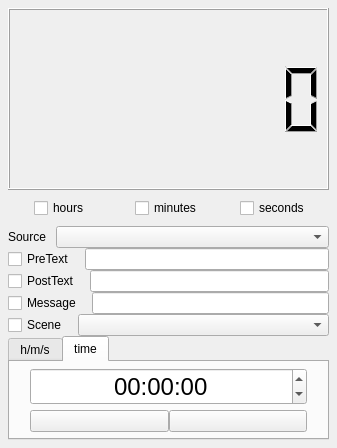
<?xml version="1.0" encoding="UTF-8"?>
<ui version="4.0">
 <class>CountdownTimer</class>
 <widget class="QDockWidget" name="CountdownTimer">
  <property name="geometry">
   <rect>
    <x>0</x>
    <y>0</y>
    <width>337</width>
    <height>448</height>
   </rect>
  </property>
  <property name="windowTitle">
   <string>Countdown Timer</string>
  </property>
  <widget class="QWidget" name="mainLayout">
   <layout class="QGridLayout" name="gridLayout_2" rowstretch="1,0,0,0,0,0,0">
    <property name="leftMargin">
     <number>8</number>
    </property>
    <property name="topMargin">
     <number>8</number>
    </property>
    <property name="rightMargin">
     <number>8</number>
    </property>
    <property name="bottomMargin">
     <number>8</number>
    </property>
    <property name="horizontalSpacing">
     <number>-1</number>
    </property>
    <property name="verticalSpacing">
     <number>0</number>
    </property>
    <item row="0" column="0">
     <widget class="QLCDNumber" name="timeDisplay">
      <property name="autoFillBackground">
       <bool>false</bool>
      </property>
      <property name="lineWidth">
       <number>1</number>
      </property>
      <property name="smallDecimalPoint">
       <bool>false</bool>
      </property>
      <property name="digitCount">
       <number>8</number>
      </property>
      <property name="mode">
       <enum>QLCDNumber::Bin</enum>
      </property>
      <property name="segmentStyle">
       <enum>QLCDNumber::Filled</enum>
      </property>
     </widget>
    </item>
    <item row="1" column="0">
     <layout class="QHBoxLayout" name="selectTimeFormatLayout" stretch="0,0,0">
      <property name="spacing">
       <number>0</number>
      </property>
      <property name="topMargin">
       <number>8</number>
      </property>
      <property name="rightMargin">
       <number>0</number>
      </property>
      <property name="bottomMargin">
       <number>8</number>
      </property>
      <item alignment="Qt::AlignHCenter">
       <widget class="QCheckBox" name="hoursCheckBox">
        <property name="sizePolicy">
         <sizepolicy hsizetype="Preferred" vsizetype="Fixed">
          <horstretch>0</horstretch>
          <verstretch>0</verstretch>
         </sizepolicy>
        </property>
        <property name="text">
         <string>hours</string>
        </property>
       </widget>
      </item>
      <item alignment="Qt::AlignHCenter">
       <widget class="QCheckBox" name="minutesCheckBox">
        <property name="sizePolicy">
         <sizepolicy hsizetype="Preferred" vsizetype="Fixed">
          <horstretch>0</horstretch>
          <verstretch>0</verstretch>
         </sizepolicy>
        </property>
        <property name="toolTipDuration">
         <number>-1</number>
        </property>
        <property name="text">
         <string>minutes</string>
        </property>
       </widget>
      </item>
      <item alignment="Qt::AlignHCenter">
       <widget class="QCheckBox" name="secondsCheckBox">
        <property name="sizePolicy">
         <sizepolicy hsizetype="Preferred" vsizetype="Fixed">
          <horstretch>0</horstretch>
          <verstretch>0</verstretch>
         </sizepolicy>
        </property>
        <property name="text">
         <string>seconds</string>
        </property>
       </widget>
      </item>
     </layout>
    </item>
    <item row="3" column="0">
     <layout class="QHBoxLayout" name="sourceDropDownLayout" stretch="0,0,1">
      <property name="spacing">
       <number>-1</number>
      </property>
      <item>
       <widget class="QLabel" name="textSourceDropdownLabel">
        <property name="text">
         <string>Source</string>
        </property>
        <property name="margin">
         <number>2</number>
        </property>
       </widget>
      </item>
      <item>
       <spacer name="horizontalSpacer_3">
        <property name="orientation">
         <enum>Qt::Horizontal</enum>
        </property>
        <property name="sizeType">
         <enum>QSizePolicy::Fixed</enum>
        </property>
        <property name="sizeHint" stdset="0">
         <size>
          <width>10</width>
          <height>20</height>
         </size>
        </property>
       </spacer>
      </item>
      <item>
       <widget class="QComboBox" name="textSourceDropdownList"/>
      </item>
     </layout>
    </item>
    <item row="4" column="0">
     <layout class="QHBoxLayout" name="preTimerTxtLayout" stretch="0,0,1">
      <property name="spacing">
       <number>-1</number>
      </property>
      <property name="sizeConstraint">
       <enum>QLayout::SetMinimumSize</enum>
      </property>
      <item>
       <widget class="QCheckBox" name="preTimerTxtCheckBox">
        <property name="text">
         <string>PreText</string>
        </property>
       </widget>
      </item>
      <item>
       <spacer name="horizontalSpacer">
        <property name="orientation">
         <enum>Qt::Horizontal</enum>
        </property>
        <property name="sizeType">
         <enum>QSizePolicy::Fixed</enum>
        </property>
        <property name="sizeHint" stdset="0">
         <size>
          <width>10</width>
          <height>20</height>
         </size>
        </property>
       </spacer>
      </item>
      <item>
       <widget class="QLineEdit" name="preTimerTxtLineEdit"/>
      </item>
     </layout>
    </item>
    <item row="5" column="0">
     <layout class="QHBoxLayout" name="postTimerTxtLayout" stretch="0,0,1">
      <property name="spacing">
       <number>-1</number>
      </property>
      <property name="sizeConstraint">
       <enum>QLayout::SetMinimumSize</enum>
      </property>
      <item>
       <widget class="QCheckBox" name="postTimerTxtCheckBox">
        <property name="text">
         <string>PostText</string>
        </property>
       </widget>
      </item>
      <item>
       <spacer name="horizontalSpacer">
        <property name="orientation">
         <enum>Qt::Horizontal</enum>
        </property>
        <property name="sizeType">
         <enum>QSizePolicy::Fixed</enum>
        </property>
        <property name="sizeHint" stdset="0">
         <size>
          <width>10</width>
          <height>20</height>
         </size>
        </property>
       </spacer>
      </item>
      <item>
       <widget class="QLineEdit" name="postTimerTxtLineEdit"/>
      </item>
     </layout>
    </item>
    <item row="6" column="0">
     <layout class="QHBoxLayout" name="endMessageLayout" stretch="0,0,1">
      <property name="spacing">
       <number>-1</number>
      </property>
      <property name="sizeConstraint">
       <enum>QLayout::SetMinimumSize</enum>
      </property>
      <item>
       <widget class="QCheckBox" name="endMessageCheckBox">
        <property name="text">
         <string>Message</string>
        </property>
       </widget>
      </item>
      <item>
       <spacer name="horizontalSpacer">
        <property name="orientation">
         <enum>Qt::Horizontal</enum>
        </property>
        <property name="sizeType">
         <enum>QSizePolicy::Fixed</enum>
        </property>
        <property name="sizeHint" stdset="0">
         <size>
          <width>10</width>
          <height>20</height>
         </size>
        </property>
       </spacer>
      </item>
      <item>
       <widget class="QLineEdit" name="endMessageLineEdit"/>
      </item>
     </layout>
    </item>
    <item row="7" column="0">
     <layout class="QHBoxLayout" name="sceneDropdownLayout" stretch="0,0,1">
      <item>
       <widget class="QCheckBox" name="switchSceneCheckBox">
        <property name="enabled">
         <bool>true</bool>
        </property>
        <property name="text">
         <string>Scene</string>
        </property>
       </widget>
      </item>
      <item>
       <spacer name="horizontalSpacer_2">
        <property name="orientation">
         <enum>Qt::Horizontal</enum>
        </property>
        <property name="sizeType">
         <enum>QSizePolicy::Fixed</enum>
        </property>
        <property name="sizeHint" stdset="0">
         <size>
          <width>10</width>
          <height>20</height>
         </size>
        </property>
       </spacer>
      </item>
      <item>
       <widget class="QComboBox" name="sceneSourceDropdownList"/>
      </item>
     </layout>
    </item>
    <item row="8" column="0">
     <widget class="QTabWidget" name="countdownTypeTabWidget">
      <property name="sizePolicy">
       <sizepolicy hsizetype="Expanding" vsizetype="MinimumExpanding">
        <horstretch>0</horstretch>
        <verstretch>0</verstretch>
       </sizepolicy>
      </property>
      <property name="currentIndex">
       <number>1</number>
      </property>
      <property name="tabsClosable">
       <bool>false</bool>
      </property>
      <widget class="QWidget" name="setCounterPeriod">
       <attribute name="title">
        <string>h/m/s</string>
       </attribute>
       <layout class="QHBoxLayout" name="horizontalLayout_5">
        <property name="spacing">
         <number>-1</number>
        </property>
        <property name="leftMargin">
         <number>0</number>
        </property>
        <property name="topMargin">
         <number>0</number>
        </property>
        <property name="rightMargin">
         <number>0</number>
        </property>
        <property name="bottomMargin">
         <number>0</number>
        </property>
        <item>
         <layout class="QGridLayout" name="gridLayout_4">
          <property name="bottomMargin">
           <number>0</number>
          </property>
          <property name="verticalSpacing">
           <number>0</number>
          </property>
          <item row="0" column="0">
           <layout class="QHBoxLayout" name="timerLayout">
            <property name="spacing">
             <number>-1</number>
            </property>
            <property name="leftMargin">
             <number>10</number>
            </property>
            <property name="topMargin">
             <number>5</number>
            </property>
            <property name="rightMargin">
             <number>10</number>
            </property>
            <property name="bottomMargin">
             <number>5</number>
            </property>
            <item>
             <widget class="QLineEdit" name="timerHours">
              <property name="text">
               <string>0</string>
              </property>
              <property name="alignment">
               <set>Qt::AlignCenter</set>
              </property>
             </widget>
            </item>
            <item>
             <widget class="QLabel" name="timerHoursLabel">
              <property name="text">
               <string>h</string>
              </property>
             </widget>
            </item>
            <item>
             <widget class="QLineEdit" name="timerMinutes">
              <property name="text">
               <string>0</string>
              </property>
              <property name="alignment">
               <set>Qt::AlignCenter</set>
              </property>
             </widget>
            </item>
            <item>
             <widget class="QLabel" name="timerMinutesLabel">
              <property name="text">
               <string>m</string>
              </property>
             </widget>
            </item>
            <item>
             <widget class="QLineEdit" name="timerSeconds">
              <property name="text">
               <string>0</string>
              </property>
              <property name="alignment">
               <set>Qt::AlignCenter</set>
              </property>
             </widget>
            </item>
            <item>
             <widget class="QLabel" name="timerSecondsLabel">
              <property name="text">
               <string>s</string>
              </property>
             </widget>
            </item>
           </layout>
          </item>
          <item row="1" column="0">
           <layout class="QHBoxLayout" name="buttonLayout">
            <item>
             <widget class="QPushButton" name="resetButton">
              <property name="text">
               <string/>
              </property>
             </widget>
            </item>
            <item>
             <widget class="QPushButton" name="pauseButton">
              <property name="text">
               <string/>
              </property>
             </widget>
            </item>
            <item>
             <widget class="QPushButton" name="playButton">
              <property name="text">
               <string/>
              </property>
             </widget>
            </item>
           </layout>
          </item>
         </layout>
        </item>
       </layout>
      </widget>
      <widget class="QWidget" name="setCounterToTime">
       <attribute name="title">
        <string>time</string>
       </attribute>
       <layout class="QVBoxLayout" name="verticalLayout_3">
        <property name="leftMargin">
         <number>0</number>
        </property>
        <property name="topMargin">
         <number>0</number>
        </property>
        <property name="rightMargin">
         <number>0</number>
        </property>
        <property name="bottomMargin">
         <number>0</number>
        </property>
        <item>
         <layout class="QGridLayout" name="gridLayout">
          <property name="leftMargin">
           <number>20</number>
          </property>
          <property name="topMargin">
           <number>5</number>
          </property>
          <property name="rightMargin">
           <number>20</number>
          </property>
          <property name="bottomMargin">
           <number>5</number>
          </property>
          <property name="verticalSpacing">
           <number>0</number>
          </property>
          <item row="0" column="0">
           <widget class="QTimeEdit" name="timeEdit">
            <property name="font">
             <font>
              <pointsize>18</pointsize>
              <weight>50</weight>
              <bold>false</bold>
             </font>
            </property>
            <property name="wrapping">
             <bool>true</bool>
            </property>
            <property name="frame">
             <bool>true</bool>
            </property>
            <property name="alignment">
             <set>Qt::AlignCenter</set>
            </property>
            <property name="buttonSymbols">
             <enum>QAbstractSpinBox::UpDownArrows</enum>
            </property>
            <property name="showGroupSeparator" stdset="0">
             <bool>false</bool>
            </property>
            <property name="dateTime">
             <datetime>
              <hour>0</hour>
              <minute>0</minute>
              <second>0</second>
              <year>2000</year>
              <month>1</month>
              <day>4</day>
             </datetime>
            </property>
            <property name="displayFormat">
             <string>HH:mm:ss</string>
            </property>
            <property name="calendarPopup">
             <bool>false</bool>
            </property>
           </widget>
          </item>
          <item row="1" column="0">
           <layout class="QGridLayout" name="gridLayout_3">
            <property name="topMargin">
             <number>5</number>
            </property>
            <property name="verticalSpacing">
             <number>0</number>
            </property>
            <item row="0" column="0">
             <widget class="QPushButton" name="toTimeStopButton">
              <property name="text">
               <string/>
              </property>
             </widget>
            </item>
            <item row="0" column="1">
             <widget class="QPushButton" name="toTimePlayButton">
              <property name="text">
               <string/>
              </property>
             </widget>
            </item>
           </layout>
          </item>
         </layout>
        </item>
       </layout>
      </widget>
     </widget>
    </item>
   </layout>
  </widget>
 </widget>
 <resources/>
 <connections/>
</ui>
